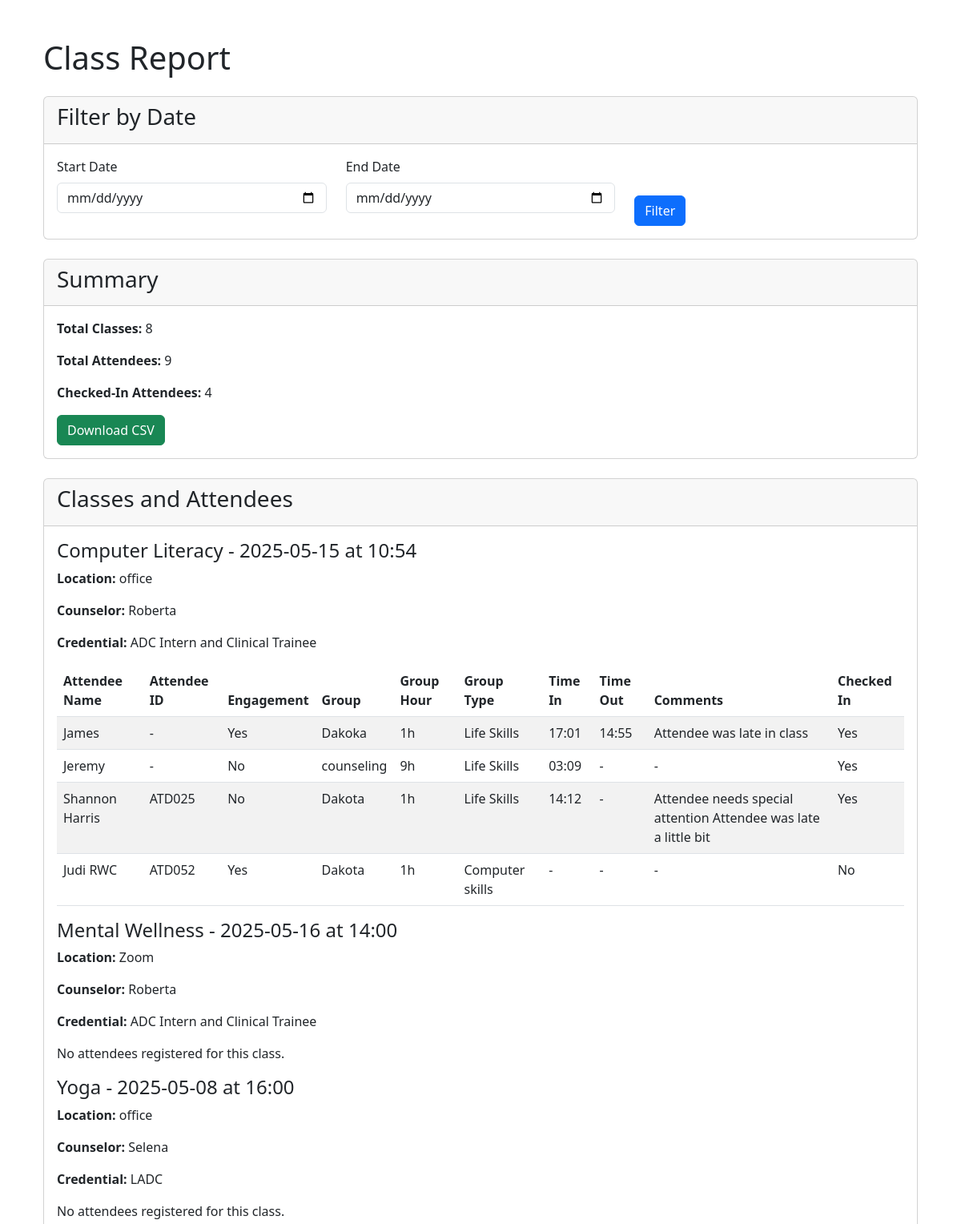
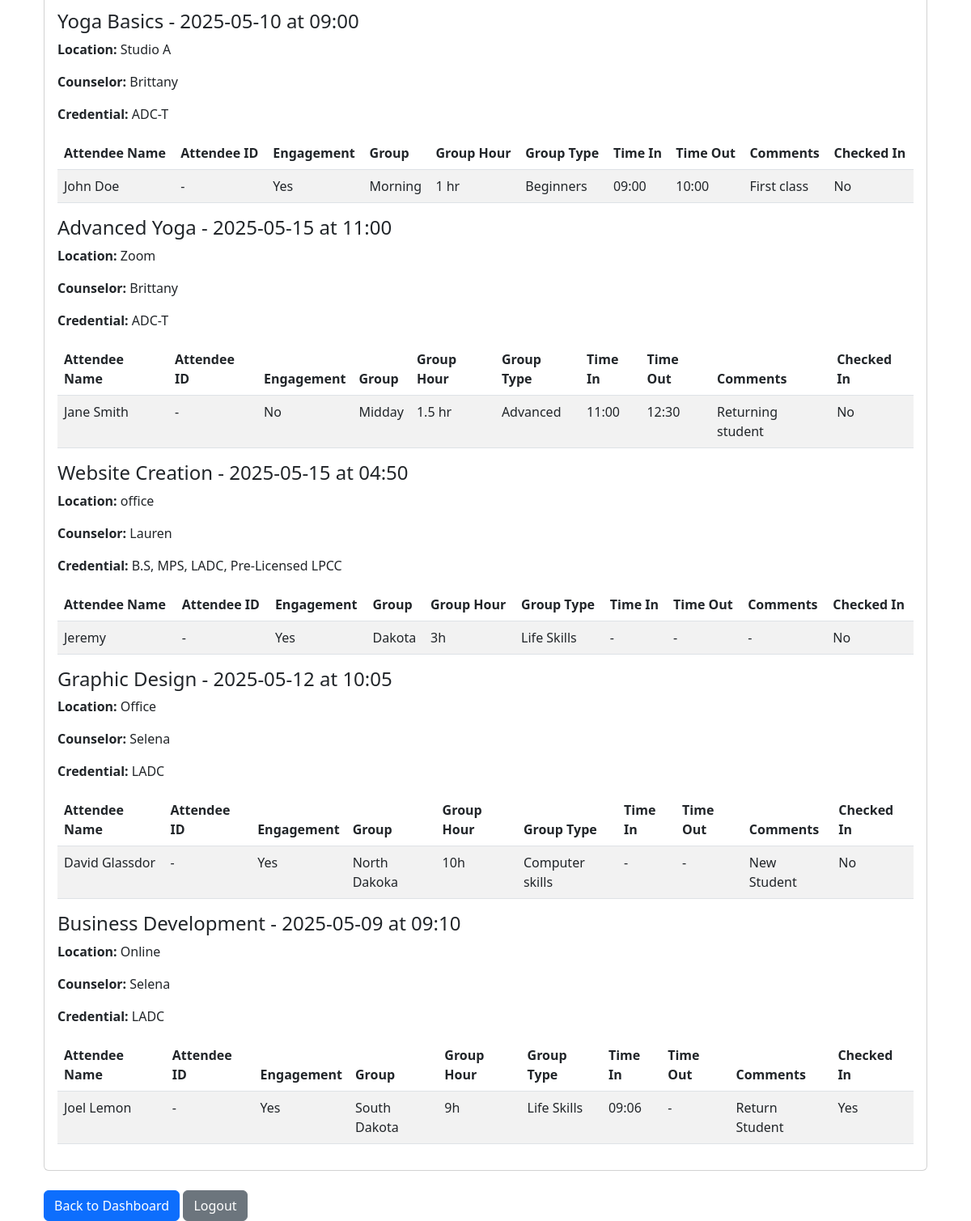
/admin/report (signed in), run on the app's committed database (2 pictures, top to bottom).
### models.py (models this page shows, shortened)
class Class(db.Model):
    id = db.Column(db.Integer, primary_key=True)
    name = db.Column(db.String(100), nullable=False)
    date = db.Column(db.Date, nullable=False)
    time = db.Column(db.Time, nullable=False)
    teacher_id = db.Column(db.Integer, db.ForeignKey('user.id'), nullable=False)
    location = db.Column(db.String(100), nullable=False)
    teacher = db.relationship('User', backref=db.backref('classes', lazy=True))
    attendees = db.relationship('Attendee', backref='class_', lazy=True)

class User(UserMixin, db.Model):
    id = db.Column(db.Integer, primary_key=True)
    username = db.Column(db.String(80), unique=True, nullable=False)
    password_hash = db.Column(db.String(128), nullable=False)
    role = db.Column(db.String(20), nullable=False)  # admin, frontdesk, teacher
    department = db.Column(db.String(100), nullable=True)

class Attendee(db.Model):
    id = db.Column(db.Integer, primary_key=True)
    attendee_id = db.Column(db.String(50), unique=True, nullable=True)  # New attendee_id field
    name = db.Column(db.String(100), nullable=False)
    stipend = db.Column(db.Boolean, default=False)
    group = db.Column(db.String(100))
    group_hour = db.Column(db.String(50))
    group_type = db.Column(db.String(50))
    time_in = db.Column(db.Time)
    time_out = db.Column(db.Time)
    comments = db.Column(db.Text)
    checked_in = db.Column(db.Boolean, default=False)
    class_id = db.Column(db.Integer, db.ForeignKey('class.id'), nullable=False)

### routes/admin.py (the view, shortened to what this page needs)
@bp.route('/admin/report', methods=['GET', 'POST'])
@login_required
def report():
    if current_user.role != 'admin':
        flash('Access denied: Admins only.', 'danger')
        return redirect(url_for('auth.login'))
    start_date = None
    end_date = None
    classes_query = Class.query
    classes = classes_query.all()
    total_classes = len(classes)
    total_attendees = sum(len(class_.attendees) for class_ in classes)
    checked_in_attendees = sum(len([a for a in class_.attendees if a.checked_in]) for class_ in classes)
    from flask import session
    session['report_start_date'] = start_date.strftime('%Y-%m-%d') if start_date else None
    session['report_end_date'] = end_date.strftime('%Y-%m-%d') if end_date else None
    return render_template('report.html',
                         classes=classes,
                         total_classes=total_classes,
                         total_attendees=total_attendees,
                         checked_in_attendees=checked_in_attendees,
                         start_date=start_date,
                         end_date=end_date)

### app.py (called while the page is built)
@login_manager.user_loader
def load_user(user_id):
    from models import User
    return User.query.get(int(user_id))

### templates/report.html (shortened to what this page needs)
{% extends 'base.html' %}
{% block content %}
<div class="container mt-5">
    <h1 class="mb-4">Class Report</h1>
    <div class="card mb-4">
        <div class="card-header">
            <h3>Filter by Date</h3>
        </div>
        <div class="card-body">
            <form method="POST" action="{{ url_for('admin.report') }}">
                <div class="row">
                    <div class="col-md-4 mb-3">
                        <label for="start_date" class="form-label">Start Date</label>
                        <input type="date" class="form-control" id="start_date" name="start_date" value="{{ start_date.strftime('%Y-%m-%d') if start_date else '' }}">
                    </div>
                    <div class="col-md-4 mb-3">
                        <label for="end_date" class="form-label">End Date</label>
                        <input type="date" class="form-control" id="end_date" name="end_date" value="{{ end_date.strftime('%Y-%m-%d') if end_date else '' }}">
                    </div>
                    <div class="col-md-4 d-flex align-items-end">
                        <button type="submit" class="btn btn-primary">Filter</button>
                    </div>
                </div>
            </form>
        </div>
    </div>
    <div class="card mb-4">
        <div class="card-header">
            <h3>Summary</h3>
        </div>
        <div class="card-body">
            <p><strong>Total Classes:</strong> {{ total_classes }}</p>
            <p><strong>Total Attendees:</strong> {{ total_attendees }}</p>
            <p><strong>Checked-In Attendees:</strong> {{ checked_in_attendees }}</p>
            <a href="{{ url_for('admin.download_report') }}" class="btn btn-success">Download CSV</a>
        </div>
    </div>
    <div class="card mb-4">
        <div class="card-header">
            <h3>Classes and Attendees</h3>
        </div>
        <div class="card-body">
            {% if classes %}
                {% for class_ in classes %}
                    <div class="mb-3">
                        <h4>{{ class_.name }} - {{ class_.date.strftime('%Y-%m-%d') }} at {{ class_.time.strftime('%H:%M') }}</h4>
                        <p><strong>Location:</strong> {{ class_.location }}</p>
                        <p><strong>Counselor:</strong> {{ class_.teacher.username }}</p>
                        <p><strong>Credential:</strong> {{ class_.teacher.department or '-' }}</p>
                        {% if class_.attendees %}
                            <table class="table table-striped">
                                <thead>
                                    <tr>
                                        <th>Attendee Name</th>
                                        <th>Attendee ID</th>
                                        <th>Engagement</th>
                                        <th>Group</th>
                                        <th>Group Hour</th>
                                        <th>Group Type</th>
                                        <th>Time In</th>
                                        <th>Time Out</th>
                                        <th>Comments</th>
                                        <th>Checked In</th>
                                    </tr>
                                </thead>
                                <tbody>
                                    {% for attendee in class_.attendees %}
                                        <tr>
                                            <td>{{ attendee.name }}</td>
                                            <td>{{ attendee.attendee_id or '-' }}</td>
                                            <td>{{ 'Yes' if attendee.stipend else 'No' }}</td>
                                            <td>{{ attendee.group or '-' }}</td>
                                            <td>{{ attendee.group_hour or '-' }}</td>
                                            <td>{{ attendee.group_type or '-' }}</td>
                                            <td>{{ attendee.time_in.strftime('%H:%M') if attendee.time_in else '-' }}</td>
                                            <td>{{ attendee.time_out.strftime('%H:%M') if attendee.time_out else '-' }}</td>
                                            <td>{{ attendee.comments or '-' }}</td>
                                            <td>{{ 'Yes' if attendee.checked_in else 'No' }}</td>
                                        </tr>
                                    {% endfor %}
                                </tbody>
                            </table>
                        {% else %}
                            <p>No attendees registered for this class.</p>
                        {% endif %}
                    </div>
                {% endfor %}
            {% else %}
                <p>No classes found for the selected date range.</p>
            {% endif %}
        </div>
    </div>
    <a href="{{ url_for('admin.dashboard') }}" class="btn btn-primary">Back to Dashboard</a>
    <a href="{{ url_for('auth.logout') }}" class="btn btn-secondary">Logout</a>
</div>
{% endblock %}

### templates/base.html (shortened to what this page needs)
<!DOCTYPE html>
<html lang="en">
<head>
    <link href="https://cdn.jsdelivr.net/npm/bootstrap@5.3.0/dist/css/bootstrap.min.css" rel="stylesheet">
    <link href="https://cdn.jsdelivr.net/npm/bootstrap-icons/font/bootstrap-icons.css" rel="stylesheet">
</head>
<body>
    <div class="container mt-3">
        {% block content %}
        {% endblock %}
    </div>
</body>
</html>

### data on the page
Class: name "Computer Literacy", date "2025-05-15", time "10:54", location "office", teacher.username "Roberta", teacher "ADC Intern and Clinical Trainee"
Attendee: name "James", attendee_id "-", stipend "Yes", group "Dakoka", group_hour "1h", group_type "Life Skills", time_in "17:01", time_out "14:55", comments "Attendee was late in class", checked_in "Yes"
Attendee: name "Jeremy", attendee_id "-", stipend "No", group "counseling", group_hour "9h", group_type "Life Skills", time_in "03:09", time_out "-", comments "-", checked_in "Yes"
Attendee: name "Shannon Harris", attendee "ATD025", stipend "No", group "Dakota", group_hour "1h", group_type "Life Skills", time_in "14:12", time_out "-", comments "Attendee needs special attention Attendee was late a little bit", checked_in "Yes"
Attendee: name "Judi RWC", attendee "ATD052", stipend "Yes", group "Dakota", group_hour "1h", group_type "Computer skills", time_in "-", time_out "-", comments "-", checked_in "No"
Class: name "Mental Wellness", date "2025-05-16", time "14:00", location "Zoom", teacher.username "Roberta", teacher "ADC Intern and Clinical Trainee", shows "No attendees registered for this class."
Class: name "Yoga", date "2025-05-08", time "16:00", location "office", teacher.username "Selena", teacher "LADC", shows "No attendees registered for this class."
Class: name "Yoga Basics", date "2025-05-10", time "09:00", location "Studio A", teacher.username "Brittany", teacher "ADC-T"
Attendee: name "John Doe", attendee_id "-", stipend "Yes", group "Morning", group_hour "1 hr", group_type "Beginners", time_in "09:00", time_out "10:00", comments "First class", checked_in "No"
Class: name "Advanced Yoga", date "2025-05-15", time "11:00", location "Zoom", teacher.username "Brittany", teacher "ADC-T"
Attendee: name "Jane Smith", attendee_id "-", stipend "No", group "Midday", group_hour "1.5 hr", group_type "Advanced", time_in "11:00", time_out "12:30", comments "Returning student", checked_in "No"
Class: name "Website Creation", date "2025-05-15", time "04:50", location "office", teacher.username "Lauren", teacher "B.S, MPS, LADC, Pre-Licensed LPCC"
Attendee: name "Jeremy", attendee_id "-", stipend "Yes", group "Dakota", group_hour "3h", group_type "Life Skills", time_in "-", time_out "-", comments "-", checked_in "No"
Class: name "Graphic Design", date "2025-05-12", time "10:05", location "Office", teacher.username "Selena", teacher "LADC"
Attendee: name "David Glassdor", attendee_id "-", stipend "Yes", group "North Dakoka", group_hour "10h", group_type "Computer skills", time_in "-", time_out "-", comments "New Student", checked_in "No"
Class: name "Business Development", date "2025-05-09", time "09:10", location "Online", teacher.username "Selena", teacher "LADC"
Attendee: name "Joel Lemon", attendee_id "-", stipend "Yes", group "South Dakota", group_hour "9h", group_type "Life Skills", time_in "09:06", time_out "-", comments "Return Student", checked_in "Yes"

### other printed values
{{ total_classes }} "8"
{{ total_attendees }} "9"
{{ checked_in_attendees }} "4"
